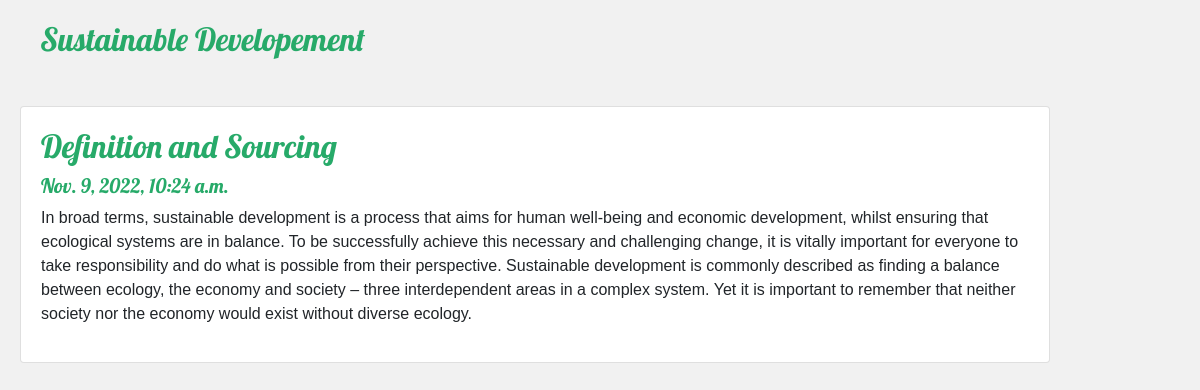
Screenshot of /post/2 with the database file from the repository.
### blog/models.py (models this page shows)
class Post(models.Model):
    title = models.CharField(max_length=100)
    body = models.CharField(max_length=1000000)
    created_at = models.DateTimeField(default=datetime.now, blank=True)

### blog/views.py (the view)
def post(request, pk):
    posts = Post.objects.get(id=pk)
    return render(request, 'posts.html', {'posts': posts})

### templates/posts.html (shortened to what this page needs)
{% load static %}
<!DOCTYPE html>
<html>
<head>
<link rel="stylesheet" href="https://cdn.jsdelivr.net/npm/bootstrap@5.1.3/dist/css/bootstrap.min.css">
<link rel="stylesheet" href="{% static 'css/blog.css' %}">
</head>
<body>
<div class="header">
  <h2>Sustainable Developement</h2>
</div>
<div class="row">
  <div class="leftcolumn">
    <div class="card">
        <h2>{{posts.title}}</h2>
        <h5>{{posts.created_at}}</h5>
        <p>{{posts.body}}</p>
    </div>
  </div>
</div>
</body>
</html>

### static/css/blog.css (style rules this page uses)
* { box-sizing: border-box; }
.header { padding: 20px; font-size: 40px; text-align: left; background: #f1f1f1; }
body { font-family: Arial; padding-left: 20px; padding-right: 150px; background: #f1f1f1; }
h2, h5 { color: #27aa69; font-family: 'Lobster'; }
.card { background-color: white; padding: 20px; margin-top: 20px; }

### rows the page displays
Post: title "Definition and Sourcing", created_at "Nov. 9, 2022, 10:24 a.m.", body "In broad terms, sustainable development is a process that aims for human well-being and economic development, whilst ensuring that ecological systems are in balance. To be successfully achieve this necessary and challenging change, it is vitally important for everyone to take responsibility and do what is possible from their perspective. Sustainable development is commonly described as finding a balance between ecology, the economy and society – three interdependent areas in a complex system. Yet it is important to remember that neither society nor the economy would exist without diverse ecology."
